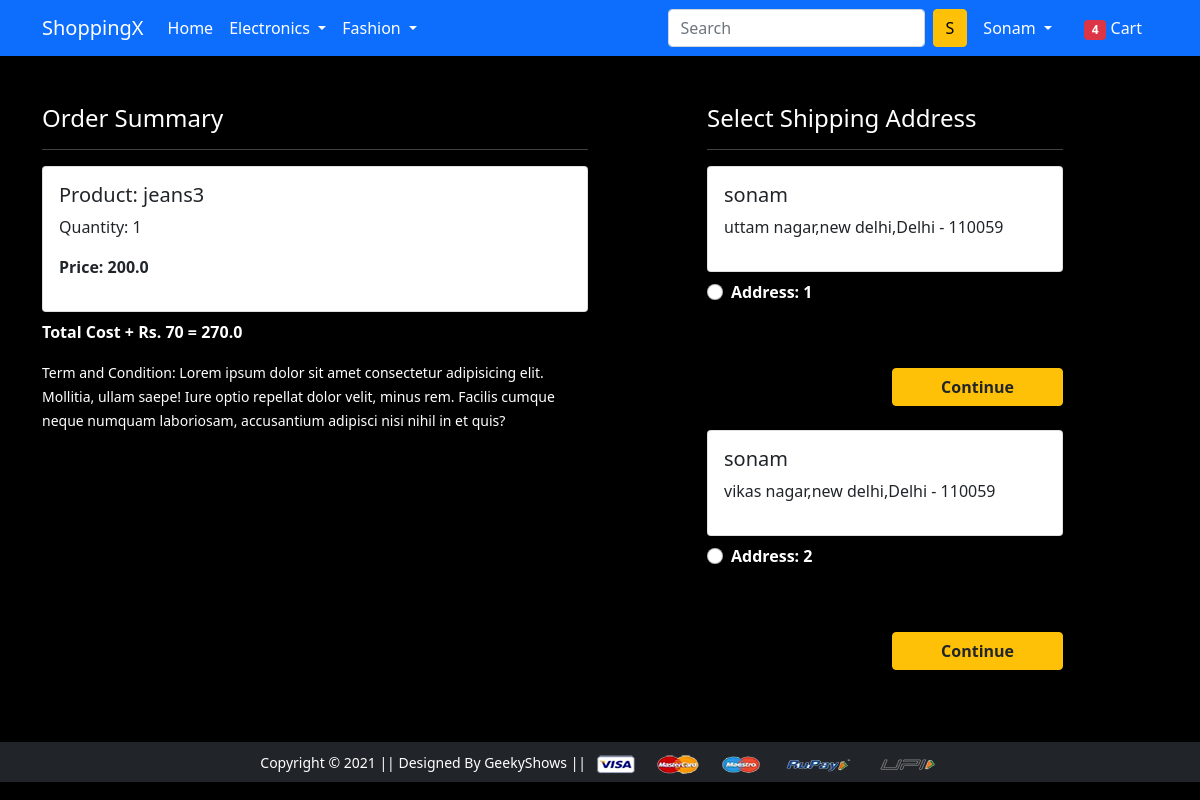
The app's page /checkout/ (signed in) with its own data.
### app/models.py (models this page shows, shortened)
class  Cart(models.Model):
    user  = models.ForeignKey(User,on_delete=models.CASCADE)
    product = models.ForeignKey(Product,on_delete=models.CASCADE)
    quantity = models.PositiveIntegerField(default=1)
    @property
    def total_cost(self):
        return self.quantity * self.product.discounted_price

class Product(models.Model):
    title = models.CharField(max_length=100)
    selling_price = models.FloatField()
    discounted_price =  models.FloatField()
    description = models.TextField()
    brand = models.CharField(max_length=100)
    category = models.CharField(choices=CATEGORY_CHOICES,max_length=2)
    product_image = models.ImageField(upload_to='productimg')

class Customer(models.Model):
    user = models.ForeignKey(User,on_delete=models.CASCADE)
    name = models.CharField(max_length=200)
    locality = models.CharField(max_length=200)
    city = models.CharField(max_length=50)
    zipcode = models.IntegerField()
    state = models.CharField(choices=STATE_CHOICES,max_length=50)

### app/views.py (the view)
# urls.py: path('checkout/', views.checkout, name='checkout'),
def checkout(request):
  user = request.user
  add = Customer.objects.filter(user=user)
  cart_items = Cart.objects.filter(user = user)
  amount=0.0
  shipping_amount=70.0
  totalamount=0.0
  cart_product =[p for p in Cart.objects.all() if p.user == request.user]
  if cart_product:
    for p in cart_product:
      tempamount =(p.quantity * p.product.discounted_price)
      amount +=tempamount
    totalamount = amount + shipping_amount
  return render(request,'app/checkout.html',{'add':add,'totalamount':totalamount,"cart_items":cart_items})

### app/templates/app/checkout.html (shortened to what this page needs)
{% extends 'app/base.html' %}
{% load static %}
{% block main-content %}
<div class="container">
 <div class="row mt-5">
  <div class="col-sm-6">
    <h4 class="text-white">Order Summary</h4>
    <hr>
    {% for item in cart_items %}
      <div class="card mb-2">
        <div class="card-body">
          <h5 class="text-dark">Product: {{item.product.title}}</h5>
          <p class="text-dark">Quantity: {{item.quantity}}</p>
          <p class="fw-bold text-dark">Price: {{item.total_cost}}</p>
        </div>
      </div>
      {% endfor %}
      <p class="fw-bold">Total Cost + Rs. 70 = {{totalamount}}</p>
    <small class="text-white">Term and Condition: Lorem ipsum dolor sit amet consectetur adipisicing elit. Mollitia, ullam saepe! Iure optio repellat dolor velit, minus rem. Facilis cumque neque numquam laboriosam, accusantium adipisci nisi nihil in et quis?</small>
  </div>
  <div class="col-sm-4 offset-sm-1">
    <h4 class="text-white">Select Shipping Address</h4>
    <hr>
    <form action="/paymentdone">
      {% for ad in add %}
      <div class="card">
        <div class="card-body">
        <h5 class="text-dark">{{ad.name}}</h5>
        <p class="text-dark">{{ad.locality}},{{ad.city}},{{ad.state}} - {{ad.zipcode}}</p>
        </div>
      </div>
        <div class="form-check mt-2 mb-5">
          <input class="form-check-input" type="radio" name="custid"
          id="custadd{{forloop.counter}}"
          value="{{ad.id}}">
          <label class="form-check-label fw-bold text-white" for="custadd{{forloop.counter}}">
            Address: {{forloop.counter}}</label>
        </div>
        <div class="text-end">
          <button type="submit" class="btn btn-warning mt-3 px-5 fw-bold text-dark">Continue</button>
        </div>
        <br>
         {% endfor %}
      </form>
    </div>
  </div>
</div>
{% endblock main-content %}

### app/templates/app/base.html (shortened to what this page needs)
<!doctype html>
{% load static %}
<html lang="en">
  <head>
    <link href="https://cdn.jsdelivr.net/npm/bootstrap@5.0.0-beta1/dist/css/bootstrap.min.css" rel="stylesheet"
>
    <link rel="stylesheet" href="{% static 'app/css/owl.carousel.min.css' %}">
    <link rel="stylesheet" href="{% static 'app/css/all.min.css' %}">
    <link rel="stylesheet" href="{% static 'app/css/style.css' %}">
  </head>
  <body>
    <nav class="navbar navbar-expand-lg navbar-dark bg-primary">
      <div class="container">
        <a class="navbar-brand" href="/">ShoppingX</a>
        <div class="collapse navbar-collapse" id="navbarSupportedContent">
          <ul class="navbar-nav me-auto mb-2 mb-lg-0">
            <li class="nav-item">
              <a class="nav-link active" aria-current="page" href="/">Home</a>
            </li>
            <li class="nav-item dropdown">
              <a class="nav-link dropdown-toggle text-white" href="#" id="electronicsDropdown" role="button"
                data-bs-toggle="dropdown" aria-expanded="false">
                Electronics
              </a>
            </li>
            <li class="nav-item dropdown">
              <a class="nav-link dropdown-toggle text-white" href="#" id="fashionDropdown" role="button"
                data-bs-toggle="dropdown" aria-expanded="false">
                Fashion
              </a>
            </li>
          </ul>
          <form class="d-flex">
            <input class="form-control me-2" type="search" placeholder="Search" aria-label="Search">
            <button class="btn btn-warning" type="submit">S</button>
          </form>
          <div>
            <ul class="navbar-nav me-auto mb-2 mb-lg-0">
              {% if request.user.is_authenticated %}
              <li class="nav-item dropdown mx-2">
                <a class="nav-link dropdown-toggle text-white" href="#" id="profileDropdown" role="button"
                  data-bs-toggle="dropdown" aria-expanded="false">
                  {{request.user.username | capfirst}}
                </a>
              </li>
              <li class="nav-item mx-2">
                <a href="{% url 'showcart' %}" class="nav-link text-white"><span class="badge bg-danger">4</span>
                  Cart </a>
              </li>
              {% endif %}
            </ul>
          </div>
        </div>
      </div>
    </nav>
    {% block main-content %} {% endblock main-content %}
    <footer class="container-fluid bg-dark text-center p-2 mt-5">
      <small class="text-white">Copyright &copy; 2021 || Designed By GeekyShows || </small>
      <img src="{% static 'app/images/payment.png' %}" alt="" srcset="" class="img-fluid" height="2px">
    </footer>
  </body>
</html>

### app/static/app/css/style.css (style rules this page uses)
body { background-color: #000; color: #fff; }

### records on screen
Cart: product "jeans3", quantity "1", total_cost "200.0"
Customer: name "sonam", locality "uttam nagar", city "new delhi", state "Delhi", zipcode "110059"
Customer: name "sonam", locality "vikas nagar", city "new delhi", state "Delhi", zipcode "110059"

### other values on screen
{{ request.user.username | capfirst }} "Sonam"
{{ totalamount }} "270.0"
